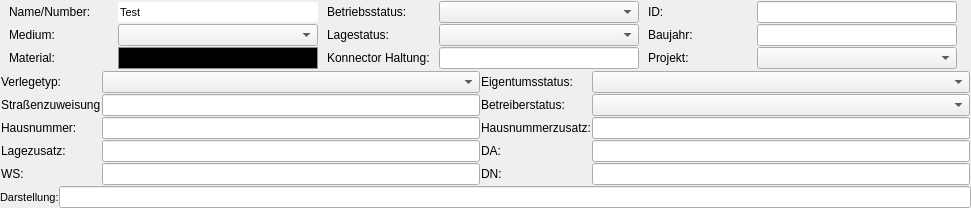
      <widget class="QWidget" name="layoutWidget">
       <property name="geometry">
        <rect>
         <x>0</x>
         <y>0</y>
         <width>971</width>
         <height>192</height>
        </rect>
       </property>
       <layout class="QVBoxLayout" name="verticalLayout">
        <property name="spacing">
         <number>0</number>
        </property>
        <property name="sizeConstraint">
         <enum>QLayout::SetDefaultConstraint</enum>
        </property>
        <property name="leftMargin">
         <number>0</number>
        </property>
        <property name="topMargin">
         <number>0</number>
        </property>
        <property name="rightMargin">
         <number>0</number>
        </property>
        <property name="bottomMargin">
         <number>0</number>
        </property>
        <item>
         <layout class="QGridLayout" name="gridLayout">
          <property name="leftMargin">
           <number>1</number>
          </property>
          <property name="topMargin">
           <number>1</number>
          </property>
          <property name="rightMargin">
           <number>1</number>
          </property>
          <property name="bottomMargin">
           <number>1</number>
          </property>
          <property name="spacing">
           <number>1</number>
          </property>
          <item row="1" column="1">
           <widget class="QComboBox" name="id_st_vw_medium"/>
          </item>
          <item row="1" column="0">
           <widget class="QLabel" name="label_4">
            <property name="text">
             <string>Medium:</string>
            </property>
           </widget>
          </item>
          <item row="1" column="5">
           <widget class="QLineEdit" name="baujahr">
            <property name="maximumSize">
             <size>
              <width>200</width>
              <height>16777215</height>
             </size>
            </property>
           </widget>
          </item>
          <item row="2" column="4">
           <widget class="QLabel" name="label_9">
            <property name="text">
             <string>Projekt:</string>
            </property>
           </widget>
          </item>
          <item row="2" column="1">
           <widget class="QComboBox" name="id_st_vw_material">
            <property name="styleSheet">
             <string notr="true">QComboBox {
    background: black;
    color: black;
    border: 1px solid #8f8f8f;
    padding: 2px;
}

QComboBox:hover {
    background: black;
    color: black;
}

QComboBox:focus {
    background: black;
    color: black;
    border: 1px solid #3a7bd5;
}

/* Popup list */
QComboBox QAbstractItemView {
    background: black;
    color: black;
}
</string>
            </property>
           </widget>
          </item>
          <item row="1" column="4">
           <widget class="QLabel" name="label_8">
            <property name="text">
             <string>Baujahr:</string>
            </property>
           </widget>
          </item>
          <item row="0" column="4">
           <widget class="QLabel" name="label_3">
            <property name="minimumSize">
             <size>
              <width>100</width>
              <height>0</height>
             </size>
            </property>
            <property name="maximumSize">
             <size>
              <width>100</width>
              <height>16777215</height>
             </size>
            </property>
            <property name="text">
             <string>ID:</string>
            </property>
           </widget>
          </item>
          <item row="1" column="3">
           <widget class="QComboBox" name="id_st_vw_lagestatus">
            <property name="maximumSize">
             <size>
              <width>200</width>
              <height>16777215</height>
             </size>
            </property>
           </widget>
          </item>
          <item row="2" column="5">
           <widget class="QComboBox" name="id_st_vw_projekt">
            <property name="maximumSize">
             <size>
              <width>200</width>
              <height>16777215</height>
             </size>
            </property>
           </widget>
          </item>
          <item row="0" column="5">
           <widget class="QLineEdit" name="id">
            <property name="minimumSize">
             <size>
              <width>200</width>
              <height>0</height>
             </size>
            </property>
            <property name="maximumSize">
             <size>
              <width>200</width>
              <height>16777215</height>
             </size>
            </property>
            <property name="font">
             <font>
              <pointsize>7</pointsize>
             </font>
            </property>
           </widget>
          </item>
          <item row="0" column="1">
           <widget class="QLineEdit" name="name_number">
            <property name="enabled">
             <bool>true</bool>
            </property>
            <property name="minimumSize">
             <size>
              <width>200</width>
              <height>0</height>
             </size>
            </property>
            <property name="maximumSize">
             <size>
              <width>200</width>
              <height>16777215</height>
             </size>
            </property>
            <property name="font">
             <font>
              <pointsize>8</pointsize>
              <weight>50</weight>
              <bold>false</bold>
             </font>
            </property>
            <property name="text">
             <string>Test</string>
            </property>
            <property name="frame">
             <bool>false</bool>
            </property>
            <property name="clearButtonEnabled">
             <bool>false</bool>
            </property>
           </widget>
          </item>
          <item row="0" column="2">
           <widget class="QLabel" name="label_2">
            <property name="minimumSize">
             <size>
              <width>100</width>
              <height>0</height>
             </size>
            </property>
            <property name="maximumSize">
             <size>
              <width>100</width>
              <height>16777215</height>
             </size>
            </property>
            <property name="text">
             <string>Betriebsstatus:</string>
            </property>
           </widget>
          </item>
          <item row="0" column="0">
           <widget class="QLabel" name="label">
            <property name="minimumSize">
             <size>
              <width>100</width>
              <height>0</height>
             </size>
            </property>
            <property name="maximumSize">
             <size>
              <width>100</width>
              <height>20</height>
             </size>
            </property>
            <property name="text">
             <string>Name/Number:</string>
            </property>
           </widget>
          </item>
          <item row="0" column="3">
           <widget class="QComboBox" name="id_st_vw_betriebsstatus">
            <property name="minimumSize">
             <size>
              <width>200</width>
              <height>0</height>
             </size>
            </property>
            <property name="maximumSize">
             <size>
              <width>200</width>
              <height>16777215</height>
             </size>
            </property>
           </widget>
          </item>
          <item row="1" column="2">
           <widget class="QLabel" name="label_6">
            <property name="text">
             <string>Lagestatus:</string>
            </property>
           </widget>
          </item>
          <item row="2" column="0">
           <widget class="QLabel" name="label_5">
            <property name="text">
             <string>Material:</string>
            </property>
           </widget>
          </item>
          <item row="2" column="2">
           <widget class="QLabel" name="label_31">
            <property name="text">
             <string>Konnector Haltung:</string>
            </property>
           </widget>
          </item>
          <item row="2" column="3">
           <widget class="QLineEdit" name="id_aw_lin_haltung_connector">
            <property name="maximumSize">
             <size>
              <width>200</width>
              <height>16777215</height>
             </size>
            </property>
           </widget>
          </item>
         </layout>
        </item>
        <item>
         <layout class="QGridLayout" name="gridLayout_4">
          <property name="leftMargin">
           <number>1</number>
          </property>
          <property name="topMargin">
           <number>1</number>
          </property>
          <property name="rightMargin">
           <number>1</number>
          </property>
          <property name="bottomMargin">
           <number>1</number>
          </property>
          <property name="spacing">
           <number>1</number>
          </property>
          <item row="1" column="2">
           <widget class="QLabel" name="label_49">
            <property name="minimumSize">
             <size>
              <width>100</width>
              <height>0</height>
             </size>
            </property>
            <property name="maximumSize">
             <size>
              <width>100</width>
              <height>16777215</height>
             </size>
            </property>
            <property name="text">
             <string>Betreiberstatus:</string>
            </property>
           </widget>
          </item>
          <item row="1" column="4">
           <widget class="QComboBox" name="id_st_vw_betreiber">
            <property name="minimumSize">
             <size>
              <width>300</width>
              <height>0</height>
             </size>
            </property>
           </widget>
          </item>
          <item row="0" column="2">
           <widget class="QLabel" name="label_48">
            <property name="text">
             <string>Eigentumsstatus:</string>
            </property>
           </widget>
          </item>
          <item row="0" column="0">
           <widget class="QLabel" name="label_47">
            <property name="minimumSize">
             <size>
              <width>100</width>
              <height>0</height>
             </size>
            </property>
            <property name="maximumSize">
             <size>
              <width>100</width>
              <height>16777215</height>
             </size>
            </property>
            <property name="text">
             <string>Verlegetyp:</string>
            </property>
           </widget>
          </item>
          <item row="0" column="4">
           <widget class="QComboBox" name="id_st_vw_eigentuemer">
            <property name="minimumSize">
             <size>
              <width>300</width>
              <height>0</height>
             </size>
            </property>
            <property name="maximumSize">
             <size>
              <width>16777215</width>
              <height>16777215</height>
             </size>
            </property>
           </widget>
          </item>
          <item row="0" column="1">
           <widget class="QComboBox" name="id_st_vw_verlegetyp">
            <property name="minimumSize">
             <size>
              <width>300</width>
              <height>0</height>
             </size>
            </property>
           </widget>
          </item>
          <item row="1" column="0">
           <widget class="QLabel" name="label_50">
            <property name="minimumSize">
             <size>
              <width>100</width>
              <height>0</height>
             </size>
            </property>
            <property name="maximumSize">
             <size>
              <width>100</width>
              <height>16777215</height>
             </size>
            </property>
            <property name="text">
             <string>Straßenzuweisung:</string>
            </property>
           </widget>
          </item>
          <item row="1" column="1">
           <widget class="QLineEdit" name="id_st_strasse"/>
          </item>
          <item row="2" column="0">
           <widget class="QLabel" name="label_51">
            <property name="text">
             <string>Hausnummer:</string>
            </property>
           </widget>
          </item>
          <item row="2" column="1">
           <widget class="QLineEdit" name="hausnummer"/>
          </item>
          <item row="2" column="2">
           <widget class="QLabel" name="label_52">
            <property name="text">
             <string>Hausnummerzusatz:</string>
            </property>
           </widget>
          </item>
          <item row="2" column="4">
           <widget class="QLineEdit" name="hausnummerzusatz"/>
          </item>
          <item row="5" column="2">
           <widget class="QLabel" name="label_54">
            <property name="minimumSize">
             <size>
              <width>100</width>
              <height>20</height>
             </size>
            </property>
            <property name="maximumSize">
             <size>
              <width>100</width>
              <height>20</height>
             </size>
            </property>
            <property name="text">
             <string>DN:</string>
            </property>
           </widget>
          </item>
          <item row="5" column="4">
           <widget class="QLineEdit" name="nennweite">
            <property name="minimumSize">
             <size>
              <width>300</width>
              <height>20</height>
             </size>
            </property>
            <property name="maximumSize">
             <size>
              <width>16777215</width>
              <height>16777215</height>
             </size>
            </property>
           </widget>
          </item>
          <item row="5" column="0">
           <widget class="QLabel" name="label_57">
            <property name="minimumSize">
             <size>
              <width>100</width>
              <height>20</height>
             </size>
            </property>
            <property name="maximumSize">
             <size>
              <width>100</width>
              <height>20</height>
             </size>
            </property>
            <property name="text">
             <string>WS:</string>
            </property>
           </widget>
          </item>
          <item row="5" column="1">
           <widget class="QLineEdit" name="wandstaerke">
            <property name="minimumSize">
             <size>
              <width>200</width>
              <height>0</height>
             </size>
            </property>
            <property name="maximumSize">
             <size>
              <width>16777215</width>
              <height>16777215</height>
             </size>
            </property>
           </widget>
          </item>
          <item row="3" column="0">
           <widget class="QLabel" name="label_53">
            <property name="text">
             <string>Lagezusatz:</string>
            </property>
           </widget>
          </item>
          <item row="3" column="1">
           <widget class="QLineEdit" name="lagezusatz">
            <property name="minimumSize">
             <size>
              <width>300</width>
              <height>0</height>
             </size>
            </property>
            <property name="maximumSize">
             <size>
              <width>16777215</width>
              <height>16777215</height>
             </size>
            </property>
           </widget>
          </item>
          <item row="3" column="2">
           <widget class="QLabel" name="label_56">
            <property name="minimumSize">
             <size>
              <width>100</width>
              <height>20</height>
             </size>
            </property>
            <property name="maximumSize">
             <size>
              <width>100</width>
              <height>20</height>
             </size>
            </property>
            <property name="text">
             <string>DA:</string>
            </property>
           </widget>
          </item>
          <item row="3" column="4">
           <widget class="QLineEdit" name="aussendurchmesser">
            <property name="minimumSize">
             <size>
              <width>200</width>
              <height>20</height>
             </size>
            </property>
            <property name="maximumSize">
             <size>
              <width>16777215</width>
              <height>16777215</height>
             </size>
            </property>
           </widget>
          </item>
         </layout>
        </item>
        <item>
         <layout class="QGridLayout" name="gridLayout_6">
          <item row="0" column="0">
           <widget class="QLabel" name="label_10">
            <property name="font">
             <font>
              <pointsize>8</pointsize>
             </font>
            </property>
            <property name="text">
             <string>Darstellung:</string>
            </property>
           </widget>
          </item>
          <item row="0" column="1">
           <widget class="QLineEdit" name="lineEdit">
            <property name="font">
             <font>
              <pointsize>8</pointsize>
             </font>
            </property>
            <property name="frame">
             <bool>true</bool>
            </property>
           </widget>
          </item>
         </layout>
        </item>
       </layout>
      </widget>
